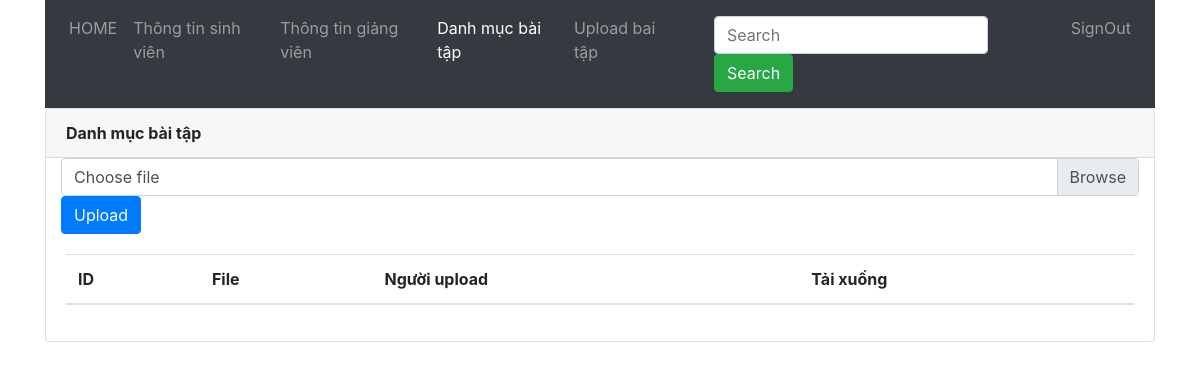
Page /pages/list_exam.php on the earlier database version.
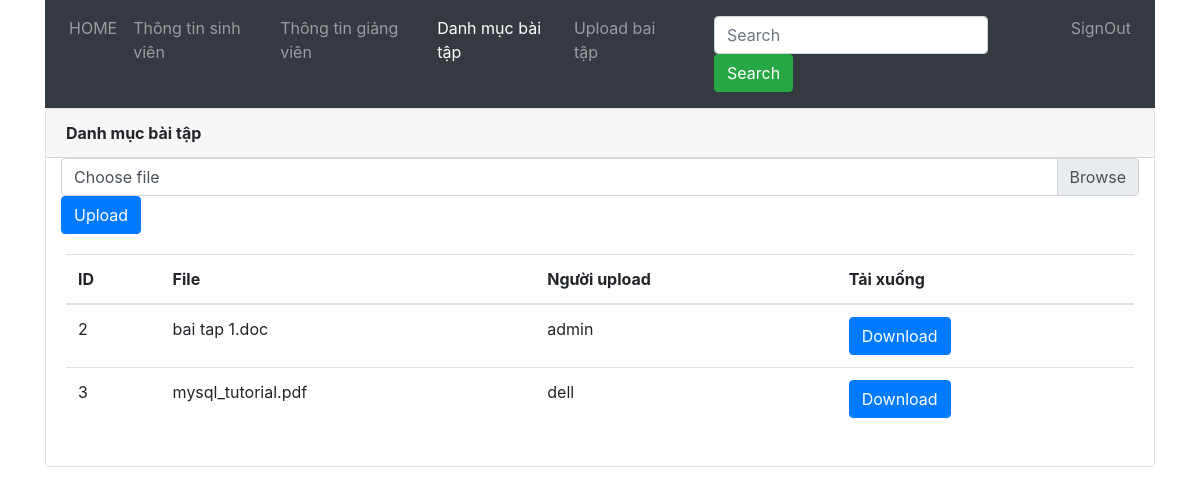
Same page on the later database version.
### tables this page shows
CREATE TABLE `exam` (
  `ID` int(11) NOT NULL,
  `file_path` varchar(225) NOT NULL,
  `teacher_user_id` text NOT NULL
);

### pages/list_exam.php (the view, shortened to what this page needs)
<!DOCTYPE html>
<html lang="en">
<head>
    <link href="/qlsv/bootstrap/css/bootstrap.min.css" rel="stylesheet" style="text/css">
    <link href="/qlsv/bootstrap/css/bootstrap.css" rel="stylesheet" style="text/css">
</head>
<body>
    <div class="container">
        <nav class="navbar navbar-expand-sm bg-dark navbar-dark">
            <ul class="navbar-nav">
                <li class="nav-item ">
                    <a class="nav-link" href='profile.php?id=$ID'>HOME</a>
                </li>
                <li class="nav-item">
                    <a class="nav-link " href='student.php'>Thông tin sinh viên</a>
                </li>
                <li class="nav-item">
                    <a class="nav-link" href="teacher.php">Thông tin giảng viên</a>
                </li>
                <li class="nav-item">
                    <a class="nav-link active" href="list_exam.php">Danh mục bài tập</a>
                </li>
                <li class="nav-item" >
                    <a class="nav-link "  href="student_upload.php">Upload bai tập</a>
                </li>
                <li class="nav-item">
                    <a class="nav-link" href="#"></a>
                </li>
                <nav class="navbar navbar-expand-sm bg-dark navbar-darks">
                    <form class="form-inline" action="#">
                        <input class="form-control mr-sm-2" type="text" placeholder="Search">
                        <button class="btn btn-success" type="submit">Search</button>
                    </form>
                </nav>
                <li class="nav-item">
                    <a class="nav-link" href="../lib/signout.php">SignOut</a>
                </li>
            </ul>
        </nav>
    </div>
    <div class="container">
        <div class="card">
            <div class="card-header"><b>Danh mục bài tập</b></div>
            <div class="input-group">
                <form class="container" action="#" method="post" enctype="multipart/form-data">
                    <div class="custom-file">
                        <label class="custom-file-label" for="inputGroupFile01">Choose file</label>
                    </div>
                    <div>
                        <button type="submit" class='btn btn-primary' name="btn_1">Upload</button>
                    </div>
                </form>
                <?php
                include("../lib/connectDB.php");
                ?>
            </div>
            <div class="card-body">
                <table class="table">
                    <thead>
                        <tr>
                            <th>ID</th>
                            <th>File</th>
                            <th>Người upload</th>
                            <th>Tải xuống</th>
                        </tr>
                    </thead>
                    <tbody>
                    <?php
                        $query = "SELECT * FROM exam";
                        $result = mysqli_query($connectDB, $query);
							if(mysqli_num_rows($result) > 0){
								while ($r = mysqli_fetch_assoc($result)){
                                    $ID = $r['ID'];
                                    $file_path= $r['file_path'];
                                    $teacher_user_id = $r['teacher_user_id'];
                                    echo "<tr>";
                                    echo "<td>$ID</td>";
                                    echo "<td>$file_path</td>";
                                    echo "<td>$teacher_user_id</td>";
                                    echo " <td>";
                                    echo "<a href='../lib/download.php?id=$ID'><input class='btn btn-primary' id='btnDownload' type='button' value='Download' '></a>
                                    </td>";
                                    echo"</tr>";
                                }
                            }
                        ?>
                    </tbody>
                </table>
            </div>
        </div>
    </div>
</body>
</html>

Differences in the rows shown:
added exam: ID "2", file_path "bai tap 1.doc", teacher_user "admin"
added exam: ID "3", file_path "mysql_tutorial.pdf", teacher_user "dell"
